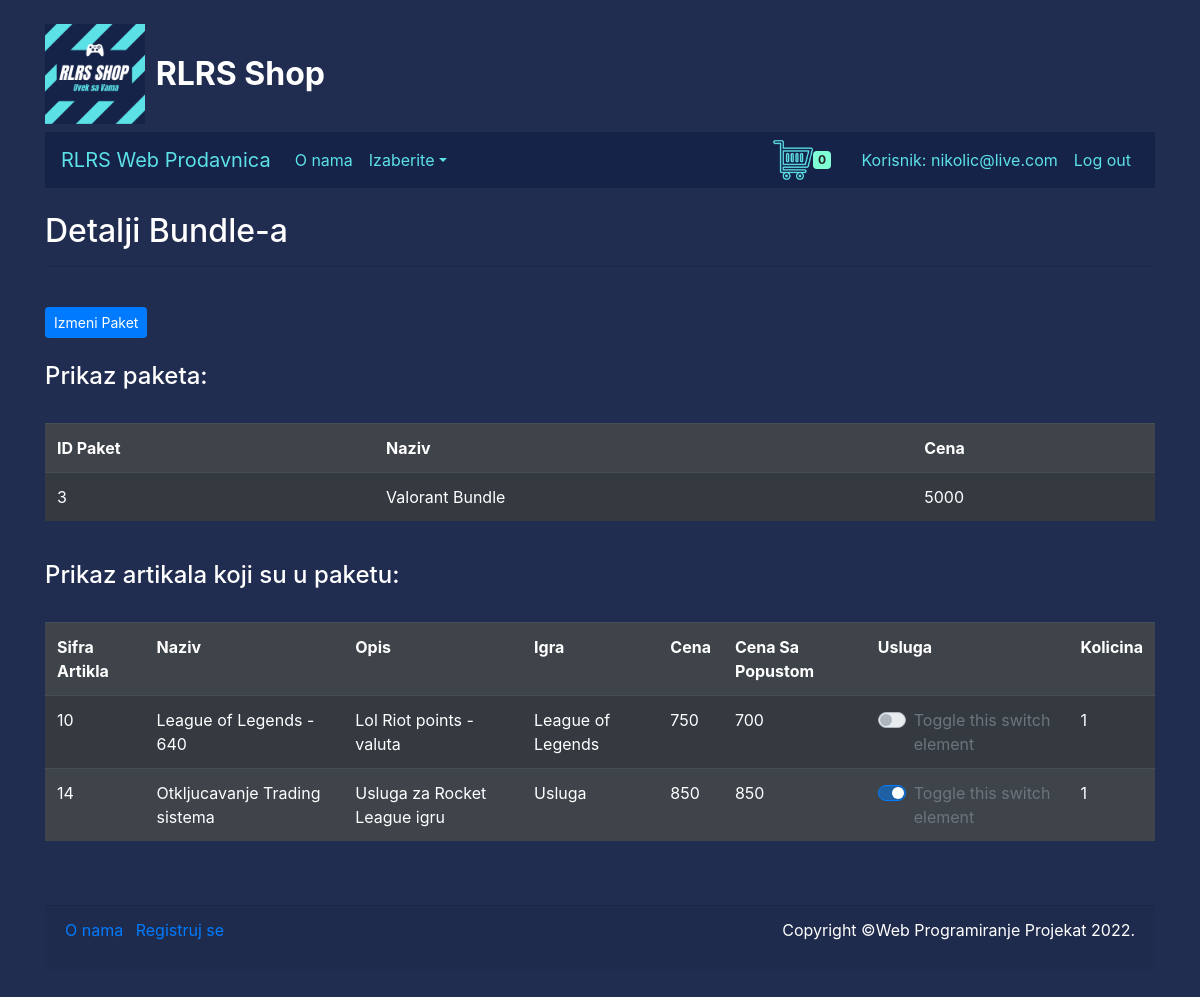
Page /WebApp/detaljiBundle.php?PaketID=3 (signed in) on the committed database.
### tables this page shows
CREATE TABLE `paketusluga` (
  `PaketID` int(11) NOT NULL,
  `Cena` double NOT NULL,
  `Naziv` varchar(50) NOT NULL
);

CREATE TABLE `artikli` (
  `SifraArtikla` int(11) NOT NULL,
  `Naziv` varchar(50) NOT NULL,
  `Opis` varchar(50) DEFAULT NULL,
  `Igra` varchar(20) NOT NULL,
  `Cena` double NOT NULL,
  `CenaSaPopustom` double DEFAULT NULL,
  `Usluga` bit(1) NOT NULL,
  `Kolicina` int(11) NOT NULL
);

CREATE TABLE `sastavpaketa` (
  `SastavID` int(11) NOT NULL,
  `PaketID` int(11) NOT NULL,
  `SifraArtikla` int(11) NOT NULL,
  `Kolicina` int(11) NOT NULL
);

### WebApp/detaljiBundle.php (the view, shortened to what this page needs)
<?php session_start();
if (isset($_SESSION['Ime']))
{
  if ($_SESSION['Admin']==True)
  {
    ?>
    <!DOCTYPE html>
<html>
<head>
  <link rel="stylesheet" href="https://stackpath.bootstrapcdn.com/bootstrap/4.3.1/css/bootstrap.min.css">
  <link rel="stylesheet" type="text/css" href="style/css.css">
</head>
<body>
<div class="container">
  <?php
  include "izgled/slika.php";
  include "izgled/nav.php";
  include "Konekcija.php";
 ?>
<div class="row mt-4">
    <div class="col-12">
      <h2 class="boja">Detalji Bundle-a</h2>
      <hr>
    </div>
  </div>
  <div>
    <div>
      <form method="POST" action="detaljiBundle.php">
      <div>
        <a href="izmeniBundle.php" class="btn btn-primary btn-sm" name="dugme">Izmeni Paket</a>
      </div>
      <?php
      if (isset($_GET['PaketID']))
      {
        $paket=$_GET['PaketID'];
        $upit = "Select * from paketusluga where PaketID=".$paket;
        $rez = $mysqli->query($upit);
                    $message="";
                    if ($rez->num_rows>0)
                    {
                        $message .= "<h4 class='boja'>Prikaz paketa:</h4> <br>"
                        ."<table class='table table-dark table-striped'>
                        <th>ID Paket</th>
                        <th>Naziv</th>
                        <th>Cena</th>
                        </tr>";
                        while ($row=$rez->fetch_assoc())
                        {
                            $message .= "<tr>
                            <td>".$row['PaketID']."</td>
                            <td>".$row['Naziv']."</td>
                            <td>".$row['Cena']."</td></tr>";
                        }
                        $message .= "</table><br>";
                        echo $message;
                    }
                      $upit="Select * from artikli a join sastavpaketa s
                      on a.SifraArtikla=s.SifraArtikla where PaketID='".$paket."'";
                      $rez = $mysqli->query($upit);
                $message="";
                    if ($rez->num_rows>0)
                    {
                        $message .= "<h4 class='boja'>Prikaz artikala koji su u paketu:</h4> <br>"
                        ."<table class='table table-dark table-striped'>
                        <th>Sifra Artikla</th>
                        <th>Naziv</th>
                        <th>Opis</th>
                        <th>Igra</th>
                        <th>Cena</th>
                        <th>Cena Sa Popustom</th>
                        <th>Usluga</th>
                        <th>Kolicina</th>
                        </tr>";
                        $usluga="";
                        while ($row=$rez->fetch_assoc())
                        {
                          if ($row['Usluga'])
                          {
                            $usluga='checked';
                          }
                            $message .= "<tr>
                            <td>".$row['SifraArtikla']."</td>
                            <td>".$row['Naziv']."</td>
                            <td>".$row['Opis']."</td>
                            <td>".$row['Igra']."</td>
                            <td>".$row['Cena']."</td>
                            <td>".$row['CenaSaPopustom']."</td>
                            <td><div class='custom-control custom-switch'>
                            <input type='checkbox' ".$usluga." class='custom-control-input' disabled id='customSwitch1'>
                            <label class='custom-control-label' for='customSwitch1'>Toggle this switch element</label>
                            </div></td>
                            <td>".$row['Kolicina']."</td>
                            </tr>";
                        }
                        $message .= "</table><br>";
                        echo $message;
                    }
            }
       ?>
</form>
    </div>
  </div>
<?php
include "izgled/footer.php";
?>
</div>
<br>
<br>
<br>
<br>
</body>
</html>
    <?php
  }
  else
  {
    $_SESSION['Ispis']='<script type="text/javascript">alert("Niste administrator sajta i nemate prava pristupa na ovoj strani!!!");</script>';
    header("Location: index.php");
  }
}
else
{
  $_SESSION['Ispis']='<script type="text/javascript">alert("Morate se ulogovati kao administrator!!!");</script>';
    header("Location: index.php");
}
?>

### WebApp/style/css.css (style rules this page uses)
body { background-color: #202d50; }
label { color: white; }
.boja { color:#fff; }

### rows in the picture
paketusluga: PaketID "3", Naziv "Valorant Bundle", Cena "5000"
artikli: sastavpaketa.SifraArtikla "10", Naziv "League of Legends - 640", Opis "Lol Riot points - valuta", Igra "League of Legends", Cena "750", CenaSaPopustom "700", sastavpaketa.Kolicina "1"
artikli: sastavpaketa.SifraArtikla "14", Naziv "Otkljucavanje Trading sistema", Opis "Usluga za Rocket League igru", Igra "Usluga", Cena "850", CenaSaPopustom "850", sastavpaketa.Kolicina "1"

### other values in the picture
$brArt "0"
$_SESSION['Ime'] "nikolic@live.com"
